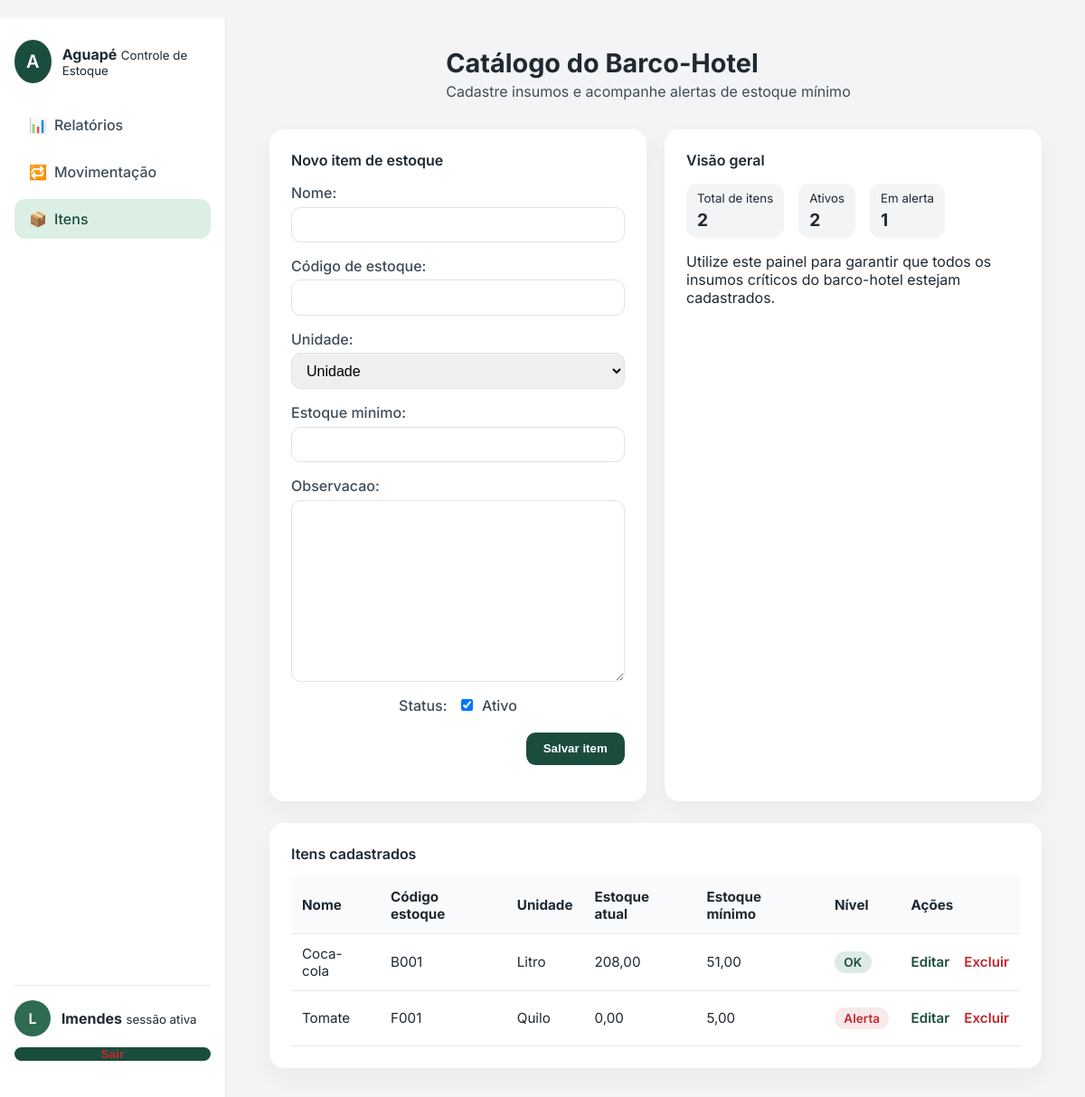
The app's page /itens/ (signed in), older data.
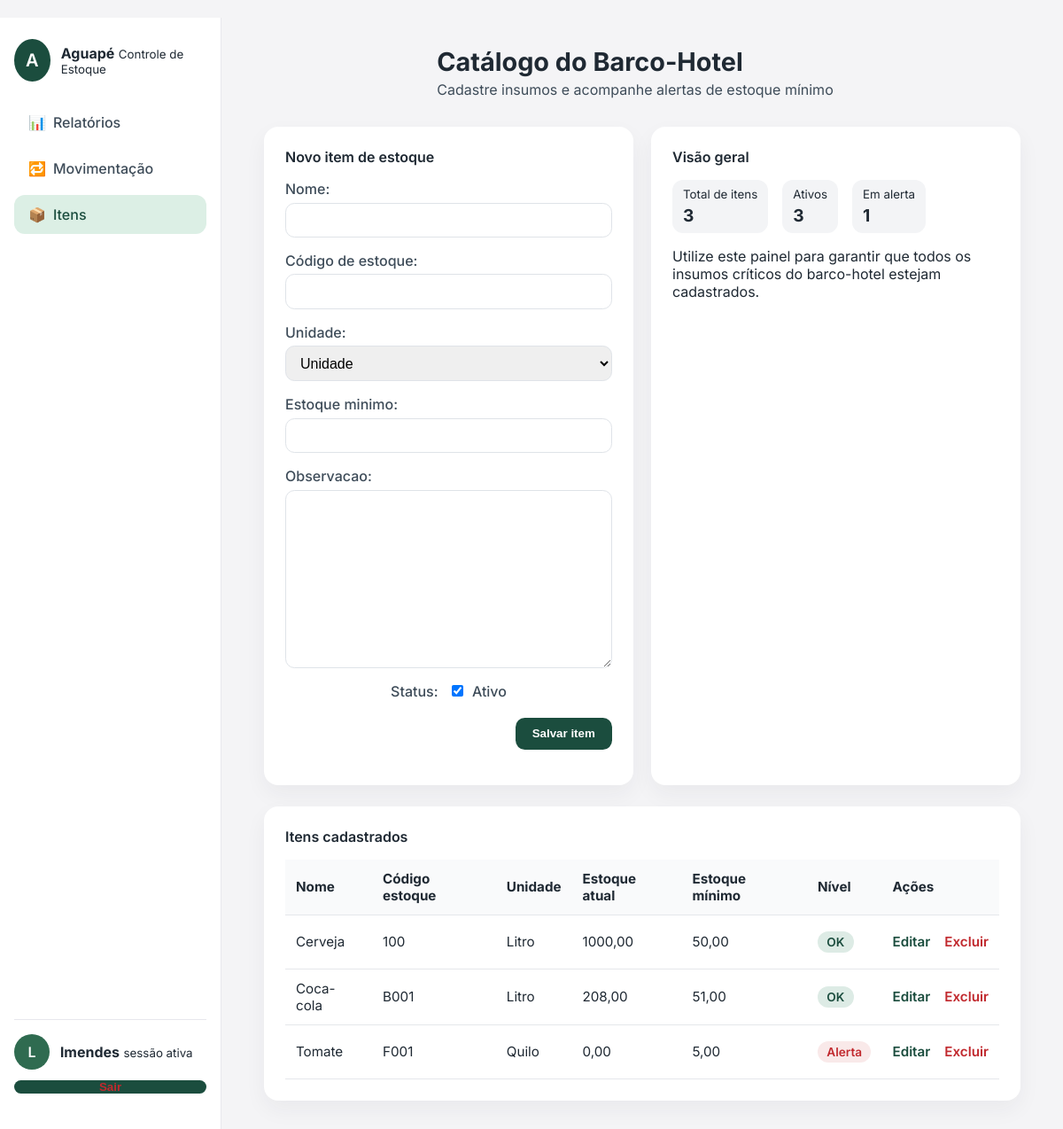
The same page, newer data.
### catalogo/models.py (models this page shows, shortened)
class Item(models.Model):
    UNIDADES = [
        ("UN", "Unidade"),
        ("KG", "Quilo"),
        ("L", "Litro"),
    ]
    nome = models.CharField(max_length=120)
    codigo_estoque = models.CharField("Código de estoque", max_length=30, unique=True)
    unidade = models.CharField(max_length=2, choices=UNIDADES, default="UN")
    estoque_minimo = models.DecimalField(
        max_digits=10,
        decimal_places=2,
        validators=[MinValueValidator(Decimal("0"))],
    )
    estoque_atual = models.DecimalField(
        max_digits=10,
        decimal_places=2,
        default=0,
        validators=[MinValueValidator(Decimal("0"))],
    )
    observacao = models.TextField(blank=True)
    ativo = models.BooleanField(default=True)
    criado_em = models.DateTimeField(auto_now_add=True)
    class Meta:
        ordering = ("nome",)
        app_label = "controle"
    @property
    def em_alerta(self):
        return self.estoque_atual <= self.estoque_minimo

### catalogo/views.py (the view)
# urls.py: path("", views.cadastro_itens, name="cadastro_itens"),
@login_required
def cadastro_itens(request):
    itens_queryset = Item.objects.order_by("nome")
    itens = list(itens_queryset)
    stats = {
        "total": len(itens),
        "ativos": sum(1 for item in itens if item.ativo),
        "alertas": sum(1 for item in itens if item.em_alerta),
    }
    if request.method == "POST":
        form = ItemForm(request.POST)
        if form.is_valid():
            item = form.save()
            messages.success(request, f"Item {item.nome} cadastrado.")
            return redirect("catalogo:cadastro_itens")
    else:
        form = ItemForm()
    return render(
        request,
        "catalogo/cadastro_itens.html",
        {"form": form, "itens": itens, "stats": stats},
    )

### catalogo/forms.py (shortened to what this page needs)
class ItemForm(forms.ModelForm):
    class Meta:
        model = Item
        fields = ["nome", "codigo_estoque", "unidade", "estoque_minimo", "observacao", "ativo"]

### templates/catalogo/cadastro_itens.html (shortened to what this page needs)
﻿{% extends "base.html" %}
{% block page_title %}Catálogo do Barco-Hotel{% endblock %}
{% block page_subtitle %}Cadastre insumos e acompanhe alertas de estoque mínimo{% endblock %}
{% block content %}
<div class="grid two-columns">
    <div class="card">
        <div class="card-header">
            <span>Novo item de estoque</span>
        </div>
        <form method="post">
            <div class="form-grid">
                {% for field in form %}
                    <div class="form-field {% if field.field.widget.input_type == 'checkbox' %}form-field-checkbox{% endif %}">
                        {% if field.field.widget.input_type == 'checkbox' %}
                            <label class="checkbox-inline" for="{{ field.id_for_label }}">
                                <span class="checkbox-label">Status:</span>
                                {{ field }}
                                <span>{{ field.label }}</span>
                            </label>
                        {% else %}
                            {{ field.label_tag }}
                            {{ field }}
                        {% endif %}
                    </div>
                {% endfor %}
            </div>
            <div class="card-actions">
                <button type="submit" class="btn">Salvar item</button>
            </div>
        </form>
    </div>
    <div class="card">
        <div class="card-header">
            <span>Visão geral</span>
        </div>
        <div class="badges">
            <div class="badge">
                <small>Total de itens</small>
                <strong>{{ stats.total }}</strong>
            </div>
            <div class="badge">
                <small>Ativos</small>
                <strong>{{ stats.ativos }}</strong>
            </div>
            <div class="badge">
                <small>Em alerta</small>
                <strong>{{ stats.alertas }}</strong>
            </div>
        </div>
        <p>Utilize este painel para garantir que todos os insumos críticos do barco-hotel estejam cadastrados.</p>
    </div>
</div>
<div class="card">
    <div class="card-header">
        <span>Itens cadastrados</span>
    </div>
    <div class="table-responsive">
        <table>
            <thead>
                <tr>
                    <th>Nome</th>
                    <th>Código estoque</th>
                    <th>Unidade</th>
                    <th>Estoque atual</th>
                    <th>Estoque mínimo</th>
                    <th>Nível</th>
                    <th>Ações</th>
                </tr>
            </thead>
            <tbody>
                {% for item in itens %}
                    <tr>
                        <td>{{ item.nome }}</td>
                        <td>{{ item.codigo_estoque }}</td>
                        <td>{{ item.get_unidade_display }}</td>
                        <td>{{ item.estoque_atual }}</td>
                        <td>{{ item.estoque_minimo }}</td>
                        <td>
                            {% if item.em_alerta %}
                                <span class="status-pill status-alerta">Alerta</span>
                            {% else %}
                                <span class="status-pill status-ok">OK</span>
                            {% endif %}
                        </td>
                        <td>
                            <div class="actions">
                                <a class="btn-link" href="{% url 'catalogo:editar_item' item.pk %}">Editar</a>
                                <a class="btn-link btn-link-danger" href="{% url 'catalogo:excluir_item' item.pk %}">Excluir</a>
                            </div>
                        </td>
                    </tr>
                {% empty %}
                    <tr><td colspan="7">Nenhum item cadastrado.</td></tr>
                {% endfor %}
            </tbody>
        </table>
    </div>
</div>
{% endblock %}

Row changes from the older to the newer data that the page shows:
added Item: nome "Cerveja", codigo_estoque "100", unidade "Litro", estoque_atual "1000,00", estoque_minimo "50,00", shows "OK"
Text that changed along with them:
{{ stats.total }}: "2" → "3"
{{ stats.ativos }}: "2" → "3"
